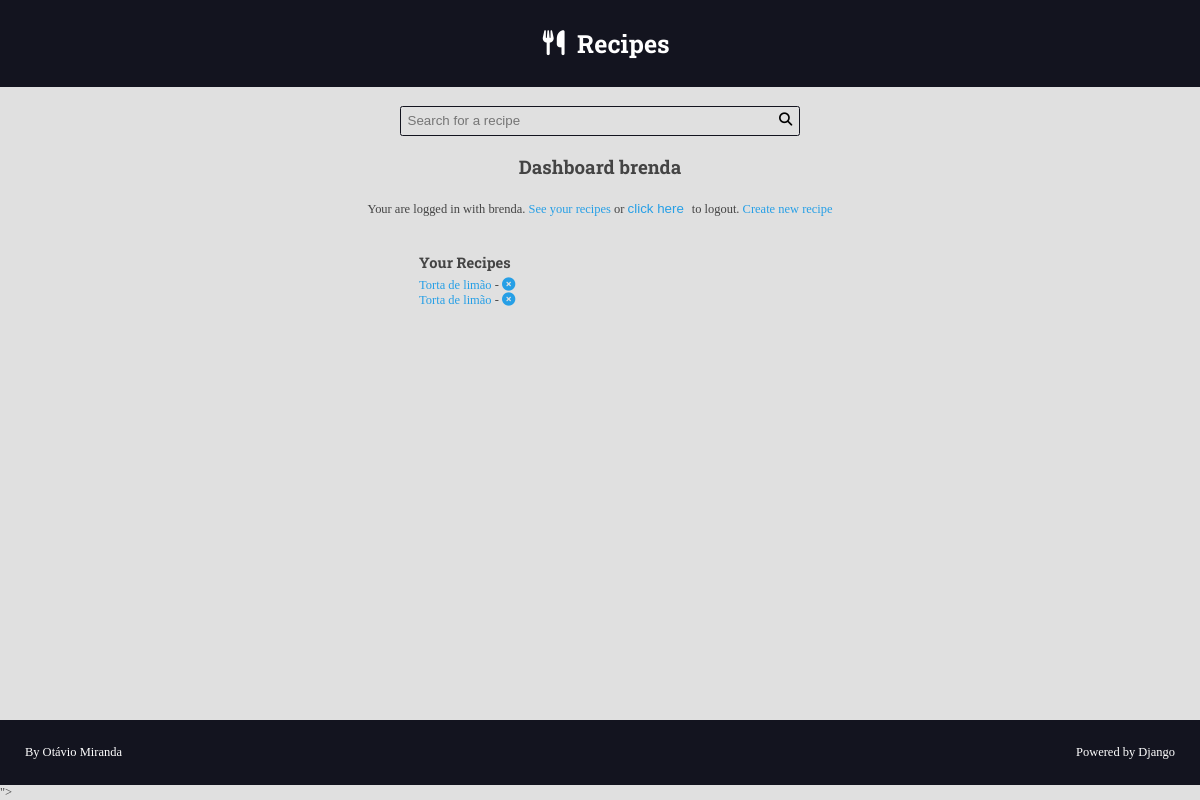
Before: /authors/dashboard/ (signed in) with the older database file.
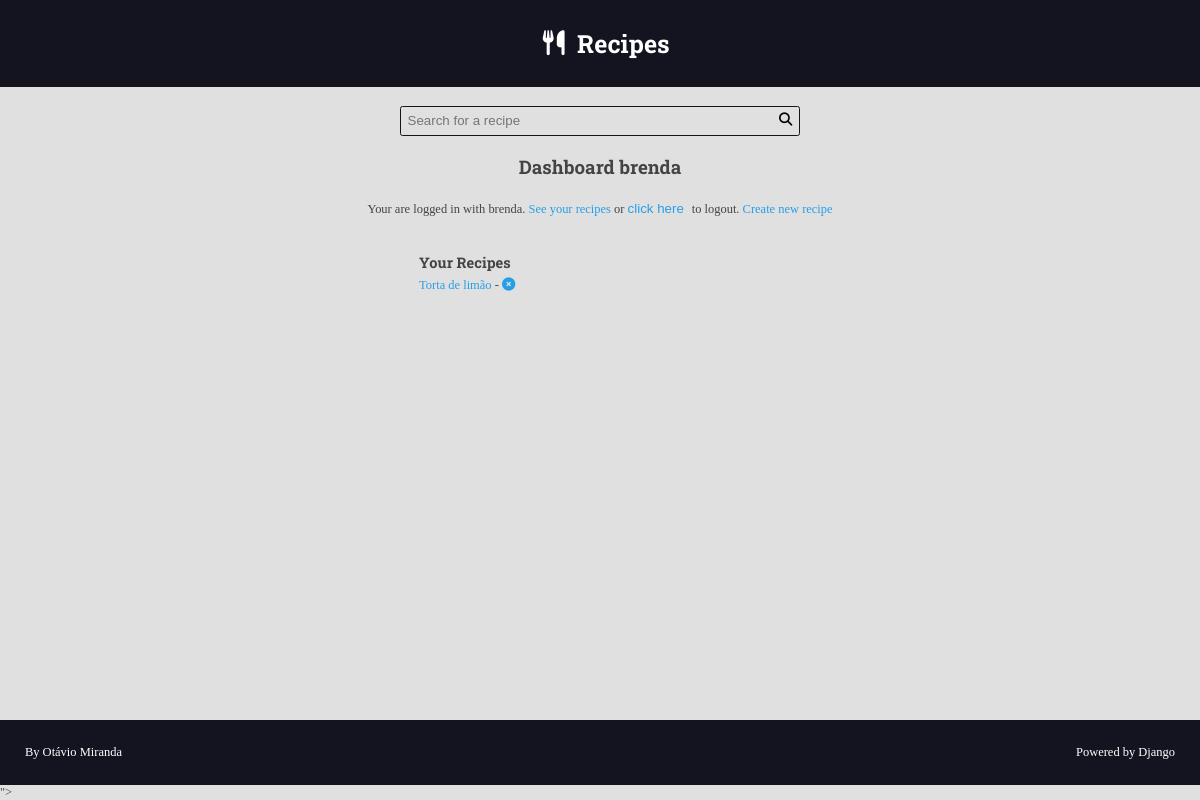
After: the same page with the newer database file.
### recipes/models.py (models this page shows, shortened)
class Recipe(models.Model):
    title = models.CharField(max_length=65)
    description = models.CharField(max_length=165)
    slug = models.SlugField(unique=True)
    preparation_time = models.IntegerField()
    preparation_time_unit = models.CharField(max_length=65)
    servings = models.IntegerField()
    servings_unit = models.CharField(max_length=65)
    preparation_steps = models.TextField()
    preparation_steps_is_html = models.BooleanField(default=False)
    created_at = models.DateTimeField(auto_now_add=True)
    updated_at = models.DateTimeField(auto_now=True)
    is_published = models.BooleanField(default=False)
    cover = models.ImageField(upload_to='recipes/covers/%Y/%m/%d/', blank=True, default='')
    category = models.ForeignKey(Category, on_delete=models.SET_NULL, null=True, blank=True, default=None)
    author = models.ForeignKey(User, on_delete=models.SET_NULL, null=True)

### authors/views/all.py (the view)
# urls.py: path('dashboard/', views.dashboard, name='dashboard'),
@login_required(login_url='login', redirect_field_name='next')
def dashboard(request):
   recipes = Recipe.objects.filter(
      is_published=False,
      author=request.user
   )
   return render(request,'authors/pages/dashboard.html',
                 {
                    'recipes':recipes
                 })

### authors/templates/authors/pages/dashboard.html (shortened to what this page needs)
{% extends 'global/base.html' %}
{% block content %}
  <div class="main-content center container">
    <h2>Dashboard {{user}}</h2>
    {% include 'authors/partials/login_message.html' %}
    <div class="authors-dashboard-container">
      <h3>
        Your Recipes
      </h3>
      <ul>
        {% for recipe in recipes%}
          <li>
            <a href="{% url 'dashboard_recipe_edit' recipe.id %}">
              {{recipe.title}}
            </a> -
            <form class="inline-form form-delete" action="{% url 'dashboard_recipe_delete' %}" method="POST">
              <button class="plaintext-button" type="submit"><i class="fa-solid fa-circle-xmark"></i></button>
            </form>
          </li>
          {% empty %}
          <li>
            <p>You do not have recipes, please create one</p>
          </li>
        {% endfor %}
      </ul>
    </div>
  </div>
{% endblock content %}

Changed rows visible on the page:
no longer on this page (row edited): Recipe: title "Torta de limão"
